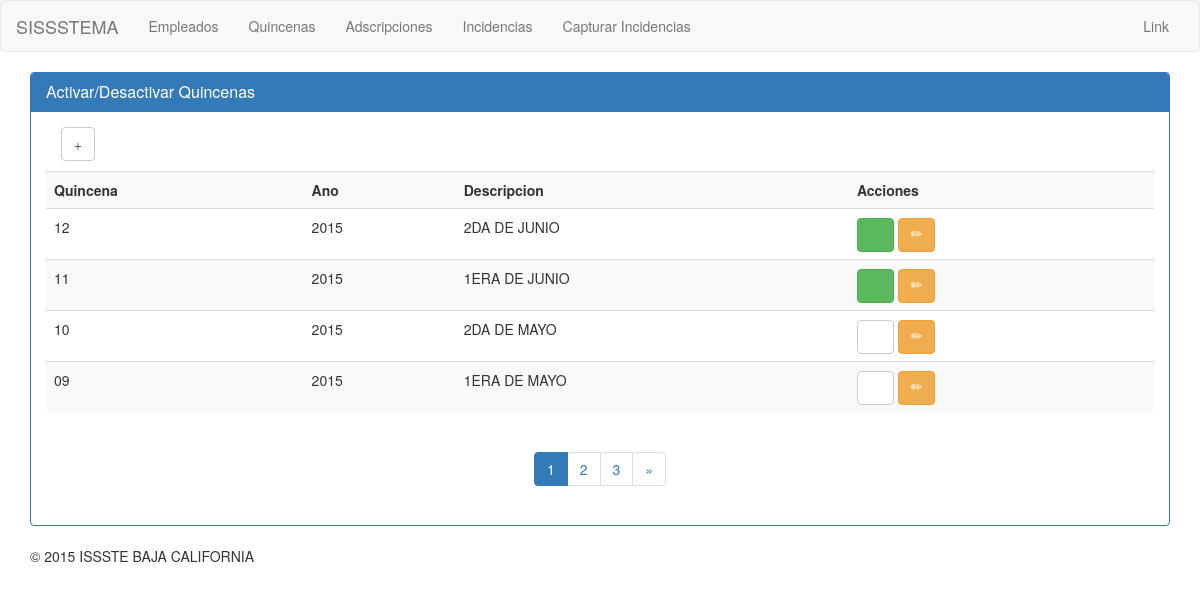
/index.php/qnas, run on the app's committed database.
### tables this page shows
CREATE TABLE IF NOT EXISTS `qnas` (
  `id` int(11) NOT NULL AUTO_INCREMENT,
  `qna_mes` int(2) unsigned zerofill NOT NULL,
  `qna_year` int(4) NOT NULL,
  `qna_descripcion` varchar(40) NOT NULL,
  `activa` tinyint(1) NOT NULL,
  `created_at` datetime NOT NULL,
  `updated_at` timestamp NOT NULL DEFAULT CURRENT_TIMESTAMP ON UPDATE CURRENT_TIMESTAMP,
  PRIMARY KEY (`id`),
  UNIQUE KEY `id_5` (`id`),
  KEY `id` (`id`),
  KEY `id_2` (`id`),
  KEY `id_3` (`id`),
  KEY `id_4` (`id`)
);

### index.php (called while the page is built, shortened)
<?php
require_once BASEPATH.'core/CodeIgniter.php';

### application/core/my_model.php (called while the page is built, shortened)
<?php defined('BASEPATH') OR exit('No direct script access allowed');
class MY_Model extends CI_Model
{
    protected $_database;
    public $table = NULL;
    public $primary_key = 'id';
    protected $return_as = 'object';
    protected $return_as_dropdown = NULL;
    protected $_dropdown_field = '';
    private $_select = '*';
    public function _prep_after_read($data, $multi = TRUE)
    {
        $data = $this->join_temporary_results($data);
        $this->_database->reset_query();
        if(isset($this->return_as_dropdown) && $this->return_as_dropdown == 'dropdown')
        {
            foreach($data as $row)
            {
                $dropdown[$row[$this->primary_key]] =  $row[$this->_dropdown_field].' - '.$row[$this->_dropdown_field2];
            }
            $data = $dropdown;
            $this->return_as_dropdown = NULL;
        }
        elseif($this->return_as == 'object')
        {
            $data = json_decode(json_encode($data), FALSE);
        }
        return  $data;
    }
    public function limit($limit, $offset = 0)
    {
        $this->_database->limit($limit, $offset);
        return $this;
    }
    public function get_all($where = NULL)
    {
        if(isset($data) && $data !== FALSE)
        {
            $this->_database->reset_query();
            return $data;
        }
        else
        {
            if($this->_select)
            {
                $this->_database->select($this->_select);
            }
            $query = $this->_database->get($this->table);
            if($query->num_rows() > 0)
            {
                $data = $query->result_array();
                $data = $this->trigger('after_get', $data);
                $data = $this->_prep_after_read($data,TRUE);
                return $data;
            }
            else
            {
                return FALSE;
            }
        }
    }
    public function count($where = NULL)
    {
        $this->_database->from($this->table);
        $number_rows = $this->_database->count_all_results();
        return $number_rows;
    }
    protected function join_temporary_results($data)
    {
        return $data;
    }
    public function trigger($event, $data = array(), $last = TRUE)
    {
        return $data;
    }
    public function order_by($criteria, $order = 'ASC')
    {
        if(is_array($criteria))
        {
            foreach ($criteria as $key=>$value)
            {
                $this->_database->order_by($key, $value);
            }
        }
        else
        {
            $this->_database->order_by($criteria, $order);
        }
        return $this;
    }
    private function _set_connection()
    {
        $this->_database = $this->db;
    }
    public function paginate($rows_per_page, $total_rows = NULL, $page_number = 1)
    {
        if(isset($data) && $data !== FALSE)
        {
            return $data;
        }
        else
        {
            $data = $this->get_all();
            if($data)
            {
                return $data;
            }
            else
            {
                return FALSE;
            }
        }
    }
    private function _fetch_table()
    {
        if (!isset($this->table))
        {
            $this->table = $this->_get_table_name(get_class($this));
        }
        return TRUE;
    }
    private function _get_table_name($model_name)
    {
        $table_name = plural(preg_replace('/(_m|_model)?$/', '', strtolower($model_name)));
        return $table_name;
    }
}

### application/views/qnas/index.php (the view, shortened to what this page needs)
<div class="col-md-6">
	<p><button type="button" class="btn btn-default" data-toggle="modal" data-target=".bs-example-modal-sm">
		<span class="glyphicon glyphicon-plus" aria-hidden="true"></span>
	</button></p>
</div>
	<table class="table table-striped">
			<tr>
				<td><b>Quincena</b></td>
				<td><b>Ano</b></td>
				<td><b>Descripcion</b></td>
				<td><b>Acciones</b></td>
			</tr>
	<?php $atributo_boton_modificar = array('data-toggle' => 'modal', 'data-target' => '.bs-example-modal-sm', 'class' => 'btn btn-warning glyphicon glyphicon-pencil');?>
	<?php	foreach ($qnas as $qna): ?>
			<tr>
				<td><?php echo $qna->qna_mes;?></td>
				<td><?php echo $qna->qna_year;?></td>
				<td><?php echo $qna->qna_descripcion;?></td>
				<?php
					if($qna->activa) {
						$atributo_boton_activate = array('class' => 'btn btn-success glyphicon glyphicon-off');
					} else {
						$atributo_boton_activate = array('class' => 'btn btn-default glyphicon glyphicon-off');
					}
				?>
				<td>
					<?php echo anchor('qnas/activate/'.$qna->id,' ',$atributo_boton_activate);?>
					<?php echo anchor('qnas/edit/'.$qna->id,' ',$atributo_boton_modificar);?>
				</td>
			</tr>
	<?php 	endforeach;?>
	</table>
		<div align="center"><ul class="pagination"> <?php echo $this->pagination->create_links(); ?> </ul></div>

### data on the page
qnas: qna_mes "12", qna_year "2015", qna_descripcion "2DA DE JUNIO"
qnas: qna_mes "11", qna_year "2015", qna_descripcion "1ERA DE JUNIO"
qnas: qna_mes "10", qna_year "2015", qna_descripcion "2DA DE MAYO"
qnas: qna_mes "09", qna_year "2015", qna_descripcion "1ERA DE MAYO"

### other printed values
$panelheading "Activar/Desactivar Quincenas"
$this->pagination->create_links() "1 2 3 »"
